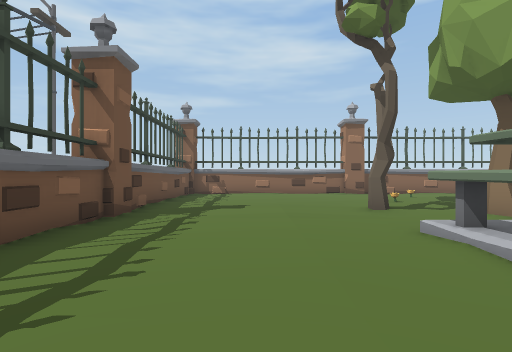
view 1 (above)

17 first-person views from a walk through a Unity game level. The camera is 1.5 m above the floor, looks level and sees 80° across. The floor is counted in squares, 2 m on a side. Each view is taken from the middle of a square. On the plan, view 1 faces up. The plan holds only what a view shows up to about 10 squares ahead; the rest is blank. The place goes on beyond the plan. The player is left out. Some animated figures are not drawn.

view 2
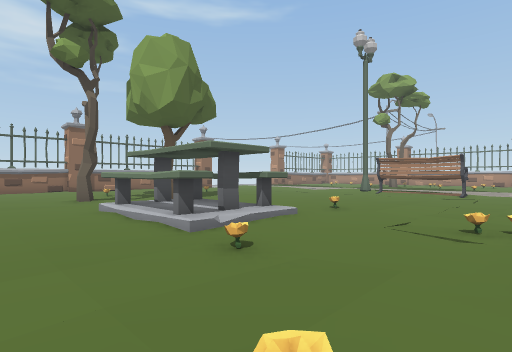

view 3
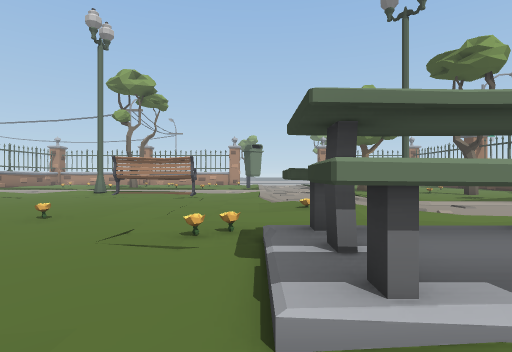

view 4
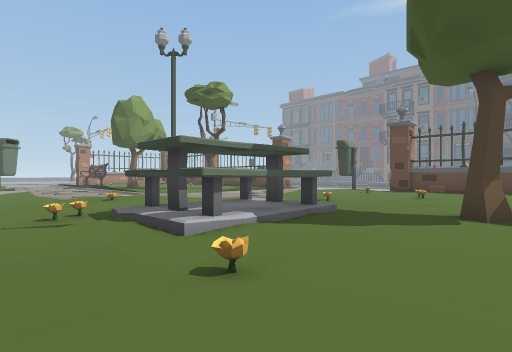

view 5
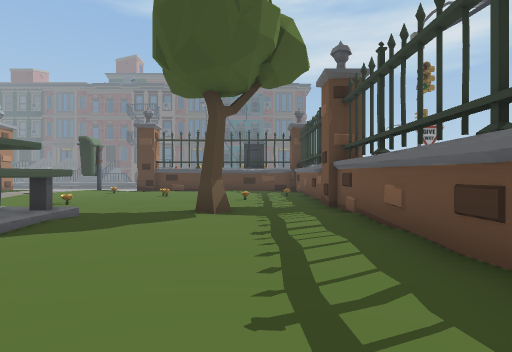

view 6
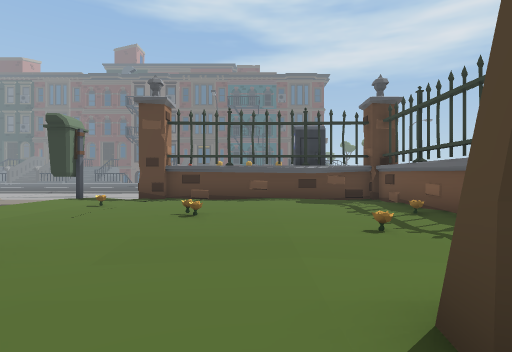

view 7
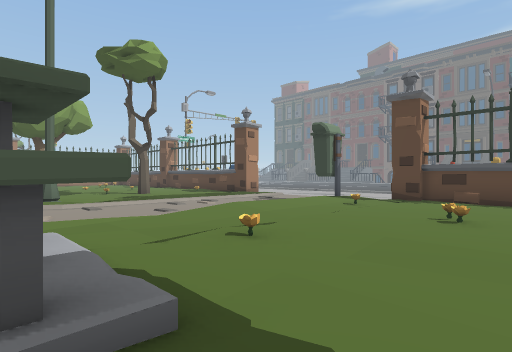

view 8
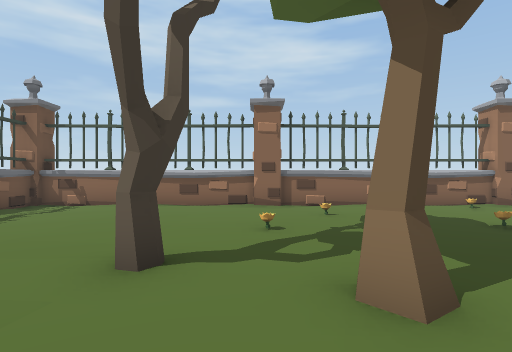

view 9
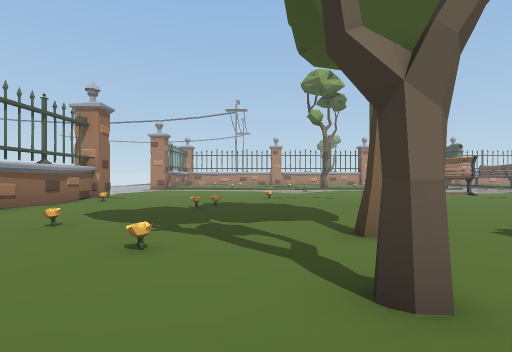

view 10
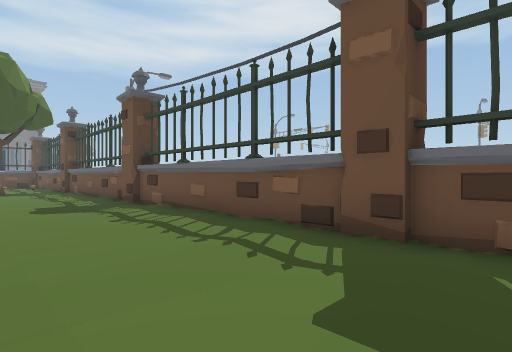

view 11
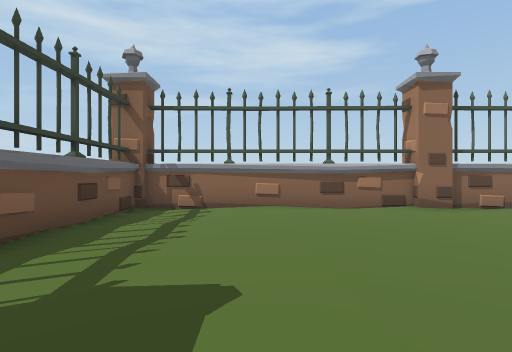

view 12
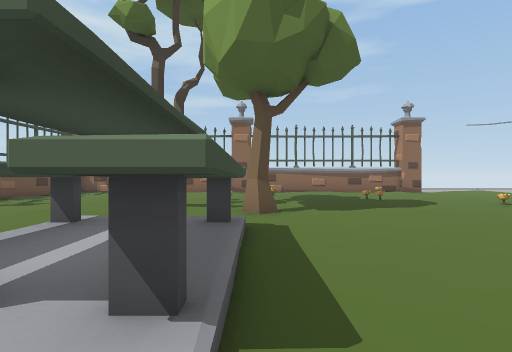

view 13
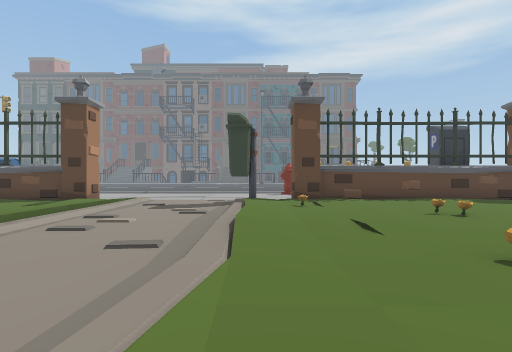

view 14
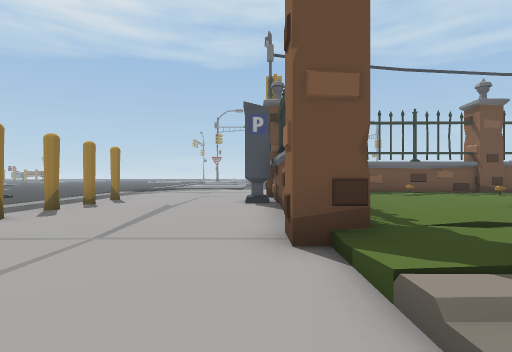

view 15
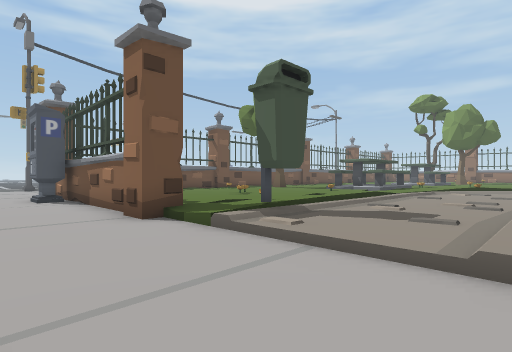

view 16
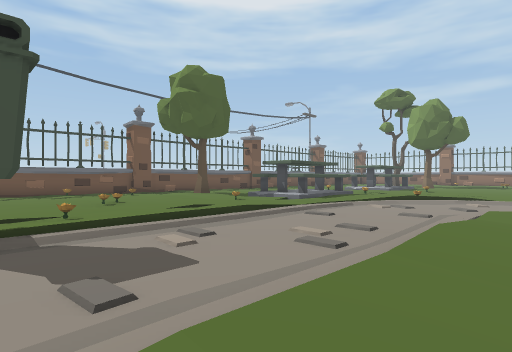

view 17
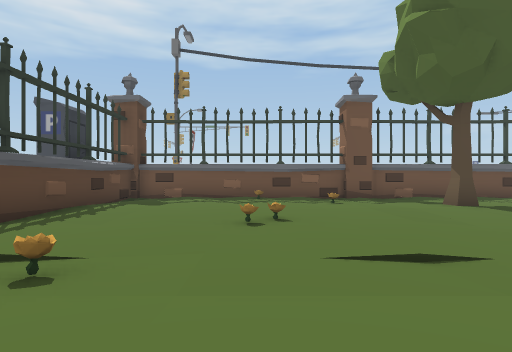

### Floor plan
Key: @ floor where view 1 was taken; # wall or solid block; x gap in a wall; . main floor; : floor 0.25 m higher than the main floor; - floor 0.25 m lower than the main floor; _ floor 0.5 m lower than the main floor; / step, stairs or slope; ^ raised ledge; F flower; T tree; O other object.
Columns run from 3 left of view 1 to 11 right of it. Each row starts with its distance up from view 1.
 14 ###############
 13 #............O.
 12 #..............
 11 #........F.....
 10 #..............
  9 #......F...OO..
  8 #.............O
  7 #.....T.-......
  6 #-/.../.T......
  5 #..............
  4 #.....^:#......
  3 #.....#:#......
  2 #.....#:#......
  1 #.....::#.O....
  0 #..@...........
 -1 #....F.../.....
 -2 #...F...F......
 -3 #.....//F...../
 -4 #.....#:#./O//
 -5 #.....#:#.///-
 -6 #.....#:#./---
 -7 #..T..///.//-/
 -8 #...../.../--/x
 -9 #-/.../F.//--/-
-10 #.F....../---//
-11 #......../---/.
-12 #O...F.../---/.
-13 #......../---/.
-14 #.......F:---/.
-15 #........#/--/.
-16 ########///////
-17  _#___________
-18  _____________
-19  ___-_______-_

Where each view was taken, in squares from view 1:
view 1: 0 up, 0 right, facing up
view 2: 3 down, 0 right, facing up-right
view 3: 3 down, 1 right, facing right
view 4: 1 down, 1 left, facing down-right
view 5: 1 down, 1 left, facing down
view 6: 6 down, 1 right, facing down
view 7: 6 down, 1 right, facing down-right
view 8: 4 up, 4 right, facing up
view 9: 8 up, 1 right, facing right
view 10: 8 up, 1 right, facing down-left
view 11: 6 up, 0 right, facing up
view 12: 0 up, 5 right, facing up
view 13: 6 down, 6 right, facing down
view 14: 17 down, 8 right, facing left
view 15: 19 down, 10 right, facing up-left
view 16: 15 down, 11 right, facing up-left
view 17: 12 down, 7 right, facing left
